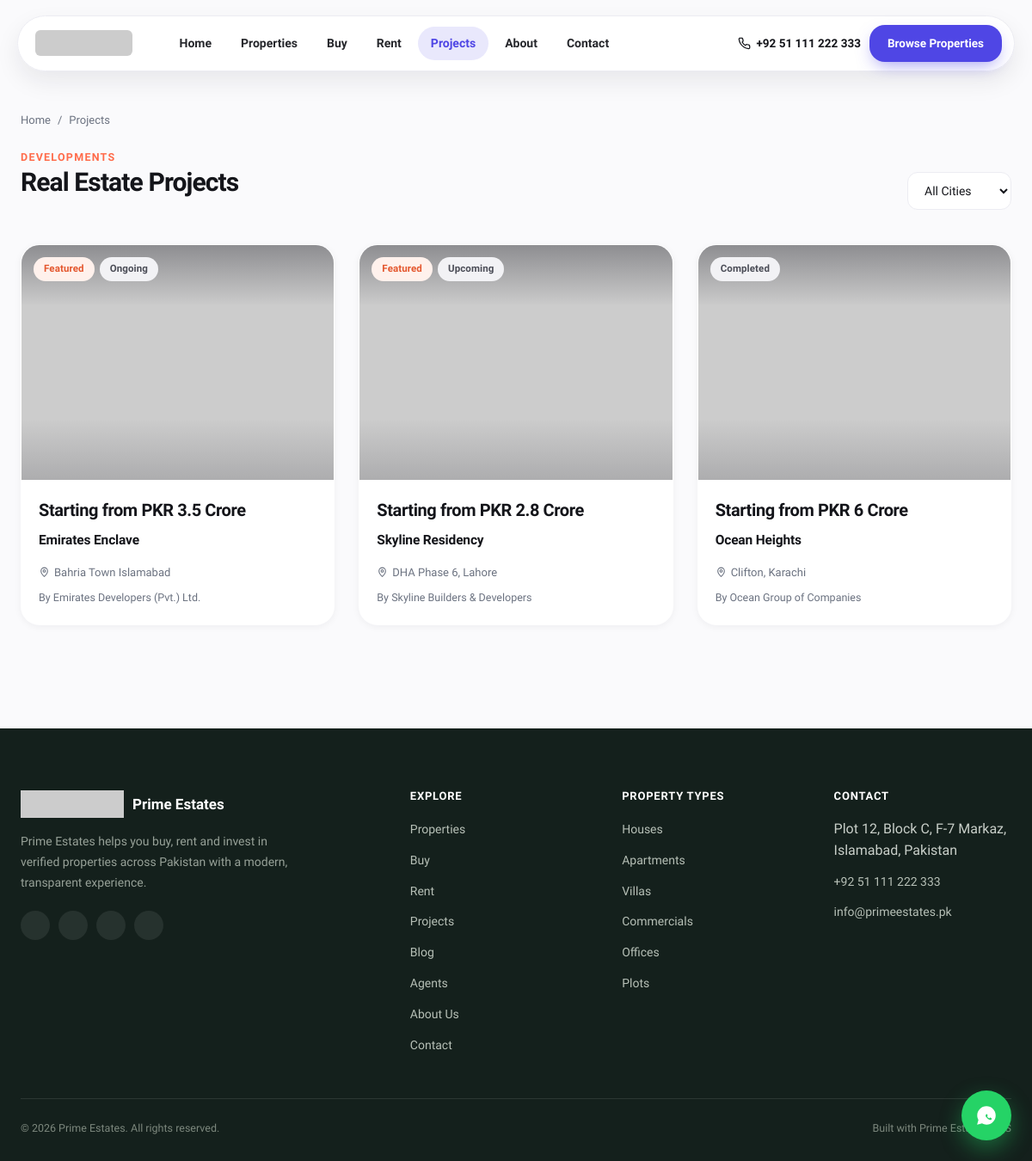
The app's page /projects with its own data.
### tables this page shows
CREATE TABLE `menus` (
    `id` INT UNSIGNED AUTO_INCREMENT PRIMARY KEY,
    `location` ENUM('header','footer') NOT NULL DEFAULT 'header',
    `label` VARCHAR(100) NOT NULL,
    `url` VARCHAR(255) NOT NULL,
    `sort_order` INT NOT NULL DEFAULT 0,
    `target` VARCHAR(10) NOT NULL DEFAULT '_self',
    `parent_id` INT UNSIGNED NULL,
    `is_active` TINYINT(1) NOT NULL DEFAULT 1,
    KEY `idx_menus_location` (`location`,`is_active`,`sort_order`),
    CONSTRAINT `fk_menus_parent` FOREIGN KEY (`parent_id`) REFERENCES `menus`(`id`) ON DELETE CASCADE
);

CREATE TABLE `projects` (
    `id` INT UNSIGNED AUTO_INCREMENT PRIMARY KEY,
    `name` VARCHAR(180) NOT NULL,
    `slug` VARCHAR(200) NOT NULL,
    `developer` VARCHAR(150) NULL,
    `city_id` INT UNSIGNED NULL,
    `location` VARCHAR(255) NULL,
    `description` TEXT NULL,
    `logo_media_id` INT UNSIGNED NULL,
    `starting_price` DECIMAL(15,2) NULL,
    `price_label` VARCHAR(100) NULL,
    `status` ENUM('upcoming','ongoing','completed') NOT NULL DEFAULT 'upcoming',
    `completion_date` DATE NULL,
    `amenities` TEXT NULL,
    `payment_plan` TEXT NULL,
    `brochure_media_id` INT UNSIGNED NULL,
    `video_url` VARCHAR(255) NULL,
    `map_url` VARCHAR(500) NULL,
    `latitude` DECIMAL(10,7) NULL,
    `longitude` DECIMAL(10,7) NULL,
    `is_featured` TINYINT(1) NOT NULL DEFAULT 0,
    `is_published` TINYINT(1) NOT NULL DEFAULT 1,
    `seo_title` VARCHAR(255) NULL,
    `seo_description` VARCHAR(500) NULL,
    `created_at` TIMESTAMP NOT NULL DEFAULT CURRENT_TIMESTAMP,
    `updated_at` TIMESTAMP NOT NULL DEFAULT CURRENT_TIMESTAMP ON UPDATE CURRENT_TIMESTAMP,
    UNIQUE KEY `uq_projects_slug` (`slug`),
    KEY `idx_projects_status` (`status`,`is_published`),
    CONSTRAINT `fk_projects_city` FOREIGN KEY (`city_id`) REFERENCES `cities`(`id`) ON DELETE SET NULL,
    CONSTRAINT `fk_projects_logo` FOREIGN KEY (`logo_media_id`) REFERENCES `media`(`id`) ON DELETE SET NULL,
    CONSTRAINT `fk_projects_brochure` FOREIGN KEY (`brochure_media_id`) REFERENCES `media`(`id`) ON DELETE SET NULL
);

CREATE TABLE `property_types` (
    `id` INT UNSIGNED AUTO_INCREMENT PRIMARY KEY,
    `name` VARCHAR(100) NOT NULL,
    `slug` VARCHAR(120) NOT NULL,
    `icon` VARCHAR(100) NULL,
    `sort_order` INT NOT NULL DEFAULT 0,
    `is_active` TINYINT(1) NOT NULL DEFAULT 1,
    UNIQUE KEY `uq_property_types_slug` (`slug`)
);

### views/partials/project-card.php (the view)
<?php
$p = $project;
$img = Project::images((int) $p['id'])[0]['path'] ?? null;
$statusLabels = ['upcoming' => 'Upcoming', 'ongoing' => 'Ongoing', 'completed' => 'Completed'];
?>
<article class="property-card">
    <a href="/project/<?= e($p['slug']) ?>" class="property-card-media">
        <img src="<?= e(media_url($img)) ?>" alt="<?= e($p['name']) ?>" loading="lazy">
        <div class="property-card-badges">
            <?php if (!empty($p['is_featured'])): ?><span class="badge badge-featured">Featured</span><?php endif; ?>
            <span class="badge badge-neutral"><?= e($statusLabels[$p['status']] ?? $p['status']) ?></span>
        </div>
    </a>
    <div class="property-card-body">
        <?php if (!empty($p['starting_price'])): ?><div class="property-card-price"><?= e($p['price_label'] ?: 'Starting from') ?> <?= format_money($p['starting_price']) ?></div><?php endif; ?>
        <h3 class="property-card-title"><a href="/project/<?= e($p['slug']) ?>"><?= e($p['name']) ?></a></h3>
        <div class="property-card-location">
            <svg viewBox="0 0 24 24" fill="none" stroke="currentColor" stroke-width="2"><path d="M12 21s7-6.5 7-12a7 7 0 10-14 0c0 5.5 7 12 7 12z"/><circle cx="12" cy="9" r="2.5"/></svg>
            <?= e($p['location'] ?: ($p['city_name'] ?? '')) ?>
        </div>
        <?php if (!empty($p['developer'])): ?><div style="font-size:12.5px;color:var(--color-muted);">By <?= e($p['developer']) ?></div><?php endif; ?>
    </div>
</article>

### core/Router.php (shortened to what the rows shown need)
<?php
final class Router
{
    private array $routes = [];
    public function get(string $pattern, callable $handler): void
    {
        $this->routes['GET'][] = [$pattern, $handler];
    }
    public function post(string $pattern, callable $handler): void
    {
        $this->routes['POST'][] = [$pattern, $handler];
    }
    public function dispatch(string $method, string $path): void
    {
        $path = '/' . trim(rawurldecode(parse_url($path, PHP_URL_PATH) ?: '/'), '/');
        foreach ($this->routes[$method] ?? [] as [$pattern, $handler]) {
            $params = $this->match($pattern, $path);
            if ($params !== null) {
                call_user_func($handler, $params);
                return;
            }
        }
    }
    private function match(string $pattern, string $path): ?array
    {
        $pattern = '/' . trim($pattern, '/');
        if ($pattern === '/') {
            return $path === '/' ? [] : null;
        }
        $paramNames = [];
        $regex = preg_replace_callback('/:([a-zA-Z_]+)/', function ($m) use (&$paramNames) {
            $paramNames[] = $m[1];
            return '([^/]+)';
        }, $pattern);
        if (!preg_match('#^' . $regex . '$#', $path, $matches)) {
            return null;
        }
        array_shift($matches);
        return array_combine($paramNames, array_map('rawurldecode', $matches));
    }
}

### views/layouts/site-header.php (shortened to what the rows shown need)
<?php
$siteName = Settings::get('site_name', 'Real Estate');
$logo = Settings::media('logo_media_id');
$phone = Settings::get('phone', '');
$heroPage = $heroPage ?? false;
$navItems = Menu::forLocation('header');
$currentPath = current_path();
?>
<!doctype html>
<html lang="en">
<head>
<link rel="stylesheet" href="<?= asset('css/base.css') ?>">
<link rel="stylesheet" href="<?= asset('css/components.css') ?>">
</head>
<body>
<header class="site-header <?= $heroPage ? '' : 'nav-solid' ?>">
    <nav class="pill-nav">
        <a class="pill-nav-logo" href="/">
            <?php if ($logo): ?><img src="<?= e($logo) ?>" alt="<?= e($siteName) ?>"><?php else: ?><span><?= e($siteName) ?></span><?php endif; ?>
        </a>
        <ul class="pill-nav-links">
            <?php foreach ($navItems as $item): ?>
                <li><a href="<?= e($item['url']) ?>" target="<?= e($item['target']) ?>" class="<?= $currentPath === $item['url'] ? 'active' : '' ?>"><?= e($item['label']) ?></a></li>
            <?php endforeach; ?>
        </ul>
        <div class="pill-nav-cta">
            <?php if ($phone): ?>
            <a class="nav-phone-link" href="<?= e(tel_link($phone)) ?>">
                <?= e($phone) ?>
            </a>
            <?php endif; ?>
            <a class="btn btn-primary" href="<?= e(Settings::get('hero_cta_url', '/properties')) ?>">Browse Properties</a>
        </div>
    </nav>
</header>

### views/pages/projects.php (shortened to what the rows shown need)
<?php
view('layouts/site-header', ['title' => $title, 'description' => $description, 'heroPage' => $heroPage]);
?>
<div class="container" style="padding-top:130px;padding-bottom:80px;">
    <div class="breadcrumb"><a href="/">Home</a> <span>/</span> <span>Projects</span></div>
    <div class="section-head">
        <div><span class="eyebrow">Developments</span><h1 style="font-size:30px;">Real Estate Projects</h1></div>
        <form method="get" class="filter-bar">
            <select class="form-control" name="city" onchange="this.form.submit()">
                <option value="">All Cities</option>
            </select>
        </form>
    </div>
    <?php if ($items): ?>
        <div class="property-grid">
            <?php foreach ($items as $project): view('partials/project-card', ['project' => $project]); endforeach; ?>
        </div>
    <?php endif; ?>
</div>
<?php view('layouts/site-footer'); ?>

### views/layouts/site-footer.php (shortened to what the rows shown need)
<?php
$siteName = Settings::get('site_name', 'Real Estate');
$logo = Settings::media('logo_media_id');
$phone = Settings::get('phone', '');
$whatsapp = Settings::get('whatsapp', '');
$email = Settings::get('email', '');
$address = Settings::get('address', '');
$footerDesc = Settings::get('footer_description', '');
$copyright = str_replace('{year}', date('Y'), Settings::get('footer_copyright', '© {year} ' . $siteName));
$footerLinks = Menu::forLocation('footer');
$types = PropertyType::active();
$socials = [
    'facebook_url' => 'facebook', 'instagram_url' => 'instagram', 'linkedin_url' => 'linkedin', 'youtube_url' => 'youtube', 'tiktok_url' => 'tiktok',
];
$socialIcons = [
    'facebook' => '<path d="M15 4h-2a4 4 0 00-4 4v2H7v3h2v7h3v-7h2.5l.5-3H12V8a1 1 0 011-1h2z"/>',
    'instagram' => '<rect x="3" y="3" width="18" height="18" rx="5"/><circle cx="12" cy="12" r="4"/><circle cx="17.5" cy="6.5" r="1"/>',
    'linkedin' => '<rect x="3" y="3" width="18" height="18" rx="2"/><path d="M8 11v5M8 8v.01M12 16v-3a2 2 0 014 0v3M12 16v-5"/>',
    'youtube' => '<rect x="2" y="5" width="20" height="14" rx="4"/><path d="M10 9l5 3-5 3z"/>',
    'tiktok' => '<path d="M9 12a4 4 0 104 4V4a5 5 0 005 5"/>',
];
?>
<footer class="site-footer">
    <div class="container">
        <div class="footer-grid">
            <div>
                <div class="footer-brand">
                    <?php if ($logo): ?><img src="<?= e($logo) ?>" alt=""><?php endif; ?>
                    <span><?= e($siteName) ?></span>
                </div>
                <p class="footer-desc"><?= e($footerDesc) ?></p>
                <div class="footer-social">
                    <?php foreach ($socials as $key => $slug): $url = Settings::get($key, ''); if (!$url) continue; ?>
                        <a href="<?= e($url) ?>" target="_blank" rel="noopener" aria-label="<?= e($slug) ?>">
                            <svg width="15" height="15" viewBox="0 0 24 24" fill="none" stroke="currentColor" stroke-width="1.8"><?= $socialIcons[$slug] ?></svg>
                        </a>
                    <?php endforeach; ?>
                </div>
            </div>
            <div class="footer-col">
                <h4>Explore</h4>
                <ul>
                    <?php foreach ($footerLinks as $link): ?>
                        <li><a href="<?= e($link['url']) ?>"><?= e($link['label']) ?></a></li>
                    <?php endforeach; ?>
                </ul>
            </div>
            <div class="footer-col">
                <h4>Property Types</h4>
                <ul>
                    <?php foreach (array_slice($types, 0, 6) as $t): ?>
                        <li><a href="/properties?type=<?= e($t['slug']) ?>"><?= e($t['name']) ?>s</a></li>
                    <?php endforeach; ?>
                </ul>
            </div>
            <div class="footer-col">
                <h4>Contact</h4>
                <ul>
                    <?php if ($address): ?><li><?= e($address) ?></li><?php endif; ?>
                    <?php if ($phone): ?><li><a href="<?= e(tel_link($phone)) ?>"><?= e($phone) ?></a></li><?php endif; ?>
                    <?php if ($email): ?><li><a href="mailto:<?= e($email) ?>"><?= e($email) ?></a></li><?php endif; ?>
                </ul>
            </div>
        </div>
        <div class="footer-bottom">
            <span><?= e($copyright) ?></span>
            <span>Built with Prime Estates CMS</span>
        </div>
    </div>
</footer>
<?php if ($whatsapp): ?>
<a class="whatsapp-float" href="<?= e(whatsapp_link($whatsapp, Settings::get('whatsapp_default_message', 'Hello, I am interested in your properties.'))) ?>" target="_blank" rel="noopener" aria-label="Chat on WhatsApp">
</a>
<?php endif; ?>
</body>
</html>

### records on screen
menus: label "Home"
menus: label "Properties"
menus: label "Buy"
menus: label "Rent"
menus: label "Projects"
menus: label "About"
menus: label "Contact"
projects: is_featured "Featured", status "Ongoing", price_label "Starting from", starting_price "PKR 3.5 Crore", name "Emirates Enclave", location "Bahria Town Islamabad", developer "Emirates Developers (Pvt.) Ltd."
projects: is_featured "Featured", status "Upcoming", price_label "Starting from", starting_price "PKR 2.8 Crore", name "Skyline Residency", location "DHA Phase 6, Lahore", developer "Skyline Builders & Developers"
projects: status "Completed", price_label "Starting from", starting_price "PKR 6 Crore", name "Ocean Heights", location "Clifton, Karachi", developer "Ocean Group of Companies"
menus: label "Properties"
menus: label "Buy"
menus: label "Rent"
menus: label "Projects"
menus: label "Blog"
menus: label "Agents"
menus: label "About Us"
menus: label "Contact"
property_types: name "House"
property_types: name "Apartment"
property_types: name "Villa"
property_types: name "Commercial"
property_types: name "Office"
property_types: name "Plot"
